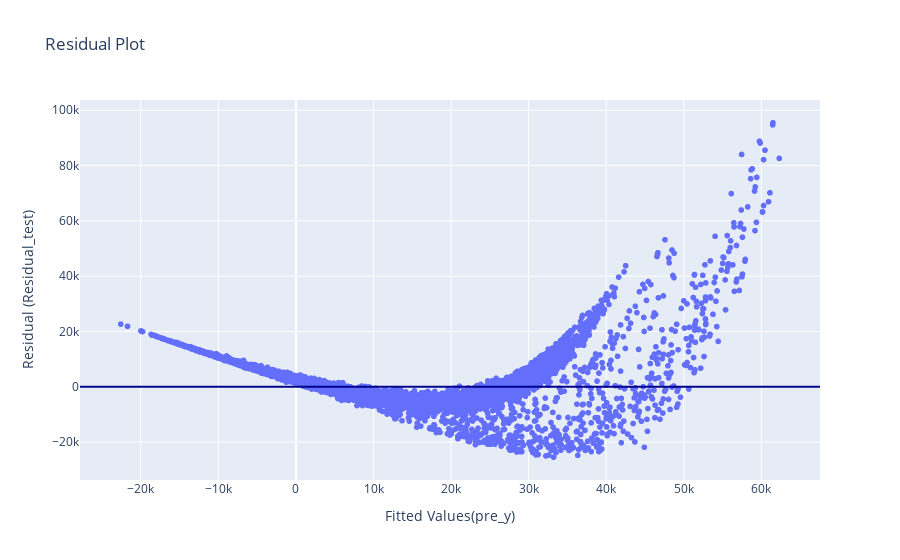

Write notebook code for a chart like this one.
### Code cell
residual_test = y_test - pre_y

fig = px.scatter(x = pre_y, y = residual_test, title = 'Residual Plot')
fig.add_hline(y = 0, line_color = 'darkblue')
fig.update_layout(xaxis_title = 'Fitted Values(pre_y)', yaxis_title = 'Residual (Residual_test)')
fig.show()

### Figure 1 — Plotly figure (JSON) as saved in the notebook; plotly's stock layout.template omitted (floating-point values rounded to 4 significant figures; data arrays with more than 128 entries replaced by an {"elided": "..."} marker saying what was removed)
{"data": [{"hovertemplate": "x=%{x}<br>y=%{y}<extra></extra>", "legendgroup": "", "marker": {"color": "#636efa", "symbol": "circle"}, "mode": "markers", "name": "", "showlegend": false, "type": "scattergl", "x": {"elided": "9998 float values"}, "xaxis": "x", "y": {"elided": "9998 float values"}, "yaxis": "y"}], "layout": {"legend": {"tracegroupgap": 0}, "shapes": [{"line": {"color": "darkblue"}, "type": "line", "x0": 0, "x1": 1, "xref": "x domain", "y0": 0, "y1": 0, "yref": "y"}], "title": {"text": "Residual Plot"}, "xaxis": {"anchor": "y", "domain": [0, 1], "title": {"text": "Fitted Values(pre_y)"}}, "yaxis": {"anchor": "x", "domain": [0, 1], "title": {"text": "Residual (Residual_test)"}}}}
